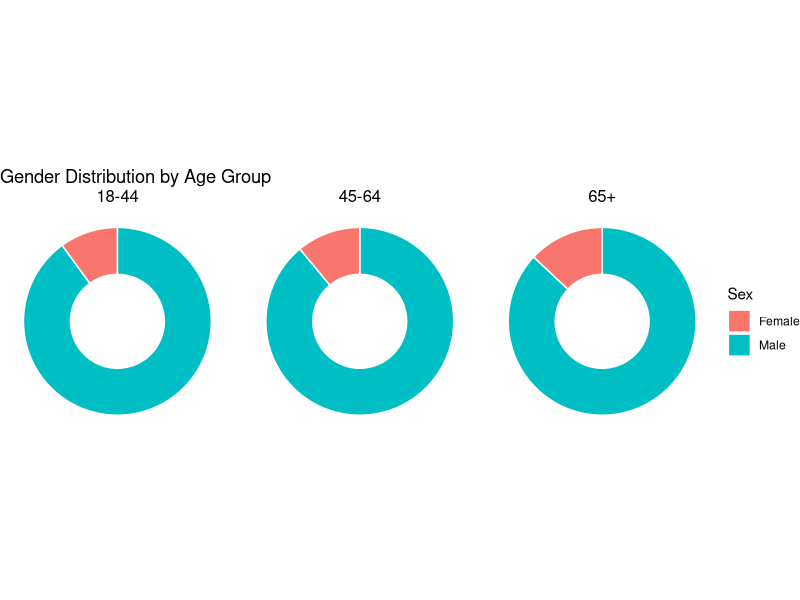

Write R code to recreate this figure.
## ---- chunk 1
library(ggplot2)
library(dplyr)
## ---- chunk 2
df <- data.frame(
  age_group = rep(c("18-44", "45-64", "65+"), each = 2),
  sex = rep(c("Male", "Female"), times = 3),
  percent = c(
    90, 10,   # 18-44
    89, 11,   # 45-64
    87, 13    # 65+
  )
)
## ---- chunk 3
ggplot(df, aes(x = 2, y = percent, fill = sex)) +
  geom_bar(stat = "identity", width = 1, color = "white") +
  coord_polar(theta = "y") +
  xlim(0.5, 2.5) +   # controls donut hole size
  facet_wrap(~age_group) +
  labs(
    title = "Gender Distribution by Age Group",
    fill = "Sex"
  ) +
  theme_void() +
  theme(
    strip.text = element_text(size = 12),
    legend.position = "right"
  )
